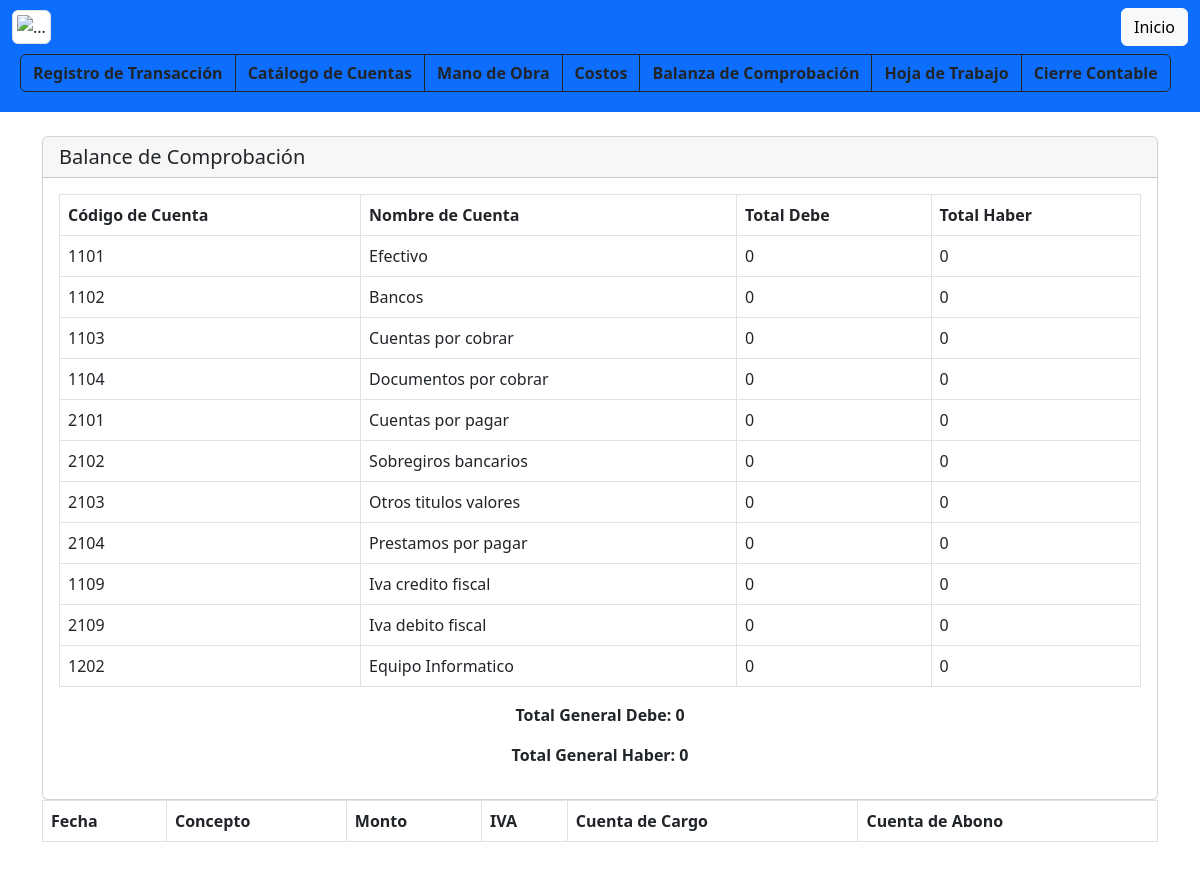
/balanzaComprobacion, run on the app's committed database.
### sistema_contable/models.py (models this page shows, shortened)
class Cuenta(models.Model):
    codigoCA = models.CharField(max_length=10, default='ValorPredeterminado')
    nombre = models.CharField(max_length=100)
    clase = models.ForeignKey(ClaseCuenta, on_delete=models.CASCADE)
    saldo = models.DecimalField(max_digits=10, decimal_places=2, default=0)

### sistema_contable/views.py (the view)
# urls.py: path('balanzaComprobacion', views.balanzaComprobacion, name='balanzaComprobacion'),
def balanzaComprobacion(request):
    transacciones = Transaccion.objects.all() #para tener todas las transacciones
    cuentas = Cuenta.objects.all()
    balance = []
    for cuenta in cuentas:
        transacciones_debe = Transaccion.objects.filter(cargo_cuenta=cuenta)
        transacciones_haber = Transaccion.objects.filter(abono_cuenta=cuenta)
        total_debe = sum(transaccion.monto for transaccion in transacciones_debe)
        total_haber = sum(transaccion.monto for transaccion in transacciones_haber)
        balance.append({
            'codigo_cuenta':cuenta.codigoCA, #campor personalizado
            'nombre_cuenta': cuenta.nombre,
            'total_debe': total_debe,
            'total_haber': total_haber,
        })
    total_general_debe = sum(cuenta['total_debe'] for cuenta in balance)
    total_general_haber = sum(cuenta['total_haber'] for cuenta in balance)
    return render(request, 'transacciones/balanza_comprobacion.html', {
        'transacciones': transacciones,
        'balance': balance,
        'total_general_debe': total_general_debe,
        'total_general_haber': total_general_haber,
    })

### sistema_contable/templates/transacciones/balanza_comprobacion.html (shortened to what this page needs)
{% extends "base.html" %}
{% block contenido %}
<div class="card">
    <h5 class="card-header">Balance de Comprobación</h5>
    <div class="card-body">
        <div class="table-responsive">
            <table class="table table-bordered">
                <tr>
                    <th>Código de Cuenta</th>
                    <th>Nombre de Cuenta</th>
                    <th>Total Debe</th>
                    <th>Total Haber</th>
                </tr>
                {% for cuenta in balance %}
                <tr>
                    <td>{{ cuenta.codigo_cuenta }}</td>
                    <td>{{ cuenta.nombre_cuenta }}</td>
                    <td>{{ cuenta.total_debe }}</td>
                    <td>{{ cuenta.total_haber }}</td>
                </tr>
                {% endfor %}
            </table>
            <p class="fw-bolder text-center">Total General Debe: {{ total_general_debe }}</p>
            <p class="fw-bolder text-center">Total General Haber: {{ total_general_haber }}</p>
        </div>
    </div>
</div>
<table class="table table-bordered">
    <thead>
        <tr>
            <th>Fecha</th>
            <th>Concepto</th>
            <th>Monto</th>
            <th>IVA</th>
            <th>Cuenta de Cargo</th>
            <th>Cuenta de Abono</th>
        </tr>
    </thead>
</table>
{% endblock %}

### sistema_contable/templates/base.html (shortened to what this page needs)
{% load static %}
<!doctype html>
<html lang="es">
<head>
  <link href="https://cdn.jsdelivr.net/npm/bootstrap@5.2.1/dist/css/bootstrap.min.css" rel="stylesheet"
>
</head>
<body>
  <nav class="navbar navbar-dark bg-primary">
    <div class="container-fluid">
      <img src="C:\Users\danie\OneDrive\Documentos\GitHub\proyectoSIC" class="img-thumbnail" alt="...">
      <a class="btn btn-light" type="button" href="{% url 'index' %}" title="Inicio">Inicio</a>
      <div class="btn-toolbar p-2 mb-1" role="toolbar">
        <div class="btn-group mr-2" role="group">
          <a class="btn btn-outline-dark fw-bold" href="{% url 'registroTransaccion' %}" type="button" title="Registro de Transacción">Registro de Transacción</a>
          <a class="btn btn-outline-dark fw-bold" href="{% url 'catalogoCuentas' %}" type="button" title="Catálogo de Cuentas">Catálogo de Cuentas</a>
          <a class="btn btn-outline-dark fw-bold" href="{% url 'manoObra' %}" type="button" title="Mano de Obra">Mano de Obra</a>
          <a class="btn btn-outline-dark fw-bold" href="{% url 'costos' %}" type="button" title="Costos">Costos</a>
          <a class="btn btn-outline-dark fw-bold" href="{% url 'balanzaComprobacion' %}" type="button" title="Catálogo de Cuentas">Balanza de Comprobación</a>
          <a class="btn btn-outline-dark fw-bold" href="{% url 'hojaTrabajo' %}" type="button" title="Hoja de Trabajo">Hoja de Trabajo</a>
          <a class="btn btn-outline-dark fw-bold" href="{% url 'cierraContable' %}" type="button" title="Cierre Contable">Cierre Contable</a>
      </div>
    </div>
  </nav>
  <br>
  <div class="container">
    {% block contenido %}
    {% endblock %}
  </div>
  <br>
</body>
</html>

### data on the page
Cuenta: codigo_cuenta "1101", nombre_cuenta "Efectivo"
Cuenta: codigo_cuenta "1102", nombre_cuenta "Bancos"
Cuenta: codigo_cuenta "1103", nombre_cuenta "Cuentas por cobrar"
Cuenta: codigo_cuenta "1104", nombre_cuenta "Documentos por cobrar"
Cuenta: codigo_cuenta "2101", nombre_cuenta "Cuentas por pagar"
Cuenta: codigo_cuenta "2102", nombre_cuenta "Sobregiros bancarios"
Cuenta: codigo_cuenta "2103", nombre_cuenta "Otros titulos valores"
Cuenta: codigo_cuenta "2104", nombre_cuenta "Prestamos por pagar"
Cuenta: codigo_cuenta "1109", nombre_cuenta "Iva credito fiscal"
Cuenta: codigo_cuenta "2109", nombre_cuenta "Iva debito fiscal"
Cuenta: codigo_cuenta "1202", nombre_cuenta "Equipo Informatico"

### other printed values
{{ cuenta.total_debe }} "0" "0" "0" "0" "0" "0" "0" "0" "0" "0" "0"
{{ cuenta.total_haber }} "0" "0" "0" "0" "0" "0" "0" "0" "0" "0" "0"
{{ total_general_debe }} "0"
{{ total_general_haber }} "0"
